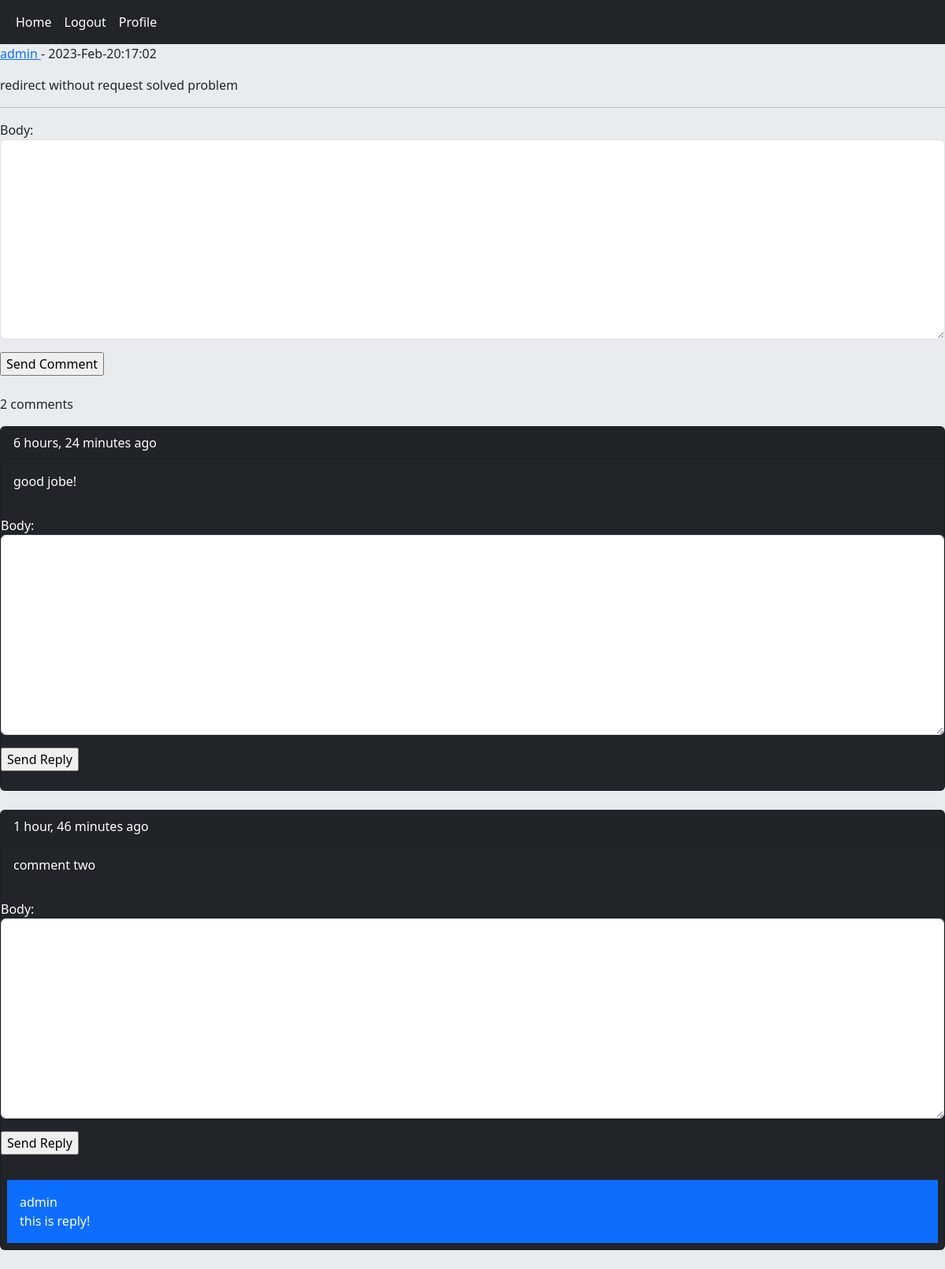
The page /post/12/redirect-without-request-solved-problem/ (signed in) on the database its author committed.
### home/models.py (models this page shows, shortened)
class Post(models.Model):
    user    = models.ForeignKey(User, on_delete=models.CASCADE)
    body    = models.TextField()
    slug    = models.SlugField()
    created = models.DateTimeField(auto_now_add=True)
    updated = models.DateTimeField(auto_now=True)
    class Meta:
        ordering = ('-created','-body')

class Comment(models.Model):
    user  = models.ForeignKey(User,   on_delete=models.CASCADE, related_name='user_comment')
    post  = models.ForeignKey(Post,   on_delete=models.CASCADE, related_name='post_comment')
    reply = models.ForeignKey('self', on_delete=models.CASCADE, related_name='reply_comment',
                blank=True, null=True)
    is_reply= models.BooleanField(default=False)
    body    = models.TextField(max_length=400)
    created = models.DateTimeField(auto_now_add=True)

### home/views.py (the view, shortened to what this page needs)
# urls.py: path('post/<int:post_id>/<slug:post_slug>/' , views.PostDetailView.as_view(), name='post_details'),
class PostDetailView(View):
    class_form = CommentCreateForm
    class_reply_form = CommentReplyForm
    def setup(self, request, *args, **kwargs):
        self.post_inst = Post.objects.get(pk=kwargs['post_id'], slug=kwargs['post_slug'])
        return super().setup(request, *args, **kwargs)
    def get(self, request, *args, **kwargs):
        post = self.post_inst
        comments = post.post_comment.filter(is_reply=False)
        return render(request, 'home/details.html',
                      {'post':post, 'comments':comments, 'comment_form':self.class_form, 'reply_form':self.class_reply_form})

### home/templates/home/details.html (shortened to what this page needs)
{% extends 'base.html' %}
{% block content %}
    <p> <a href="{% url 'accounts:user_profile' post.user.id %}"> {{post.user.username}} </a> - {{post.updated |  date:"Y-M-d:H:i" }}</p>
    <p>{{post.body}}</p>
    <hr/>
    {% if request.user.is_authenticated %}
        <form action='' method='post' novalidate>
            {{comment_form.as_p}}
        <input type='submit'  value='Send Comment'>
    </form></br>
    {% endif %}
    <p>{{comments.count}} comments</p>
    {% for comment in comments %}
        <div class="card bg-dark text-white">
            <p class="card-header"> {{commetn.user}}    {{comment.created |  timesince}} ago</p>
            <p class="card-body">{{comment.body}}</p>
            {% if request.user.is_authenticated %}
            <form action="{% url 'home:add_reply' post.id comment.id %}" method='post' novalidate>
                {{reply_form.as_p}}
                <input type='submit'  value='Send Reply'>
            </form></br>
            {% endif %}
            {% with  replies=comment.reply_comment.all  %}
            {% for reply in replies %}
                <p class="bg-primary p-3 m-2"> {{reply.user}} </br> {{reply.body}}</p>
            {% endfor %}
            {% endwith %}
        </div></br>
    {% empty %}
        <p> No comment yet!</p>
    {% endfor %}
{% endblock %}

### rows shown on the page
Post: user.username "admin", updated "2023-Feb-20:17:02", body "redirect without request solved problem"
Comment: created "6 hours, 24 minutes", body "good jobe!"
Comment: created "1 hour, 46 minutes", body "comment two"
Comment: user "admin", body "this is reply!"

### other values the page prints
{{ comments.count }} "2"
